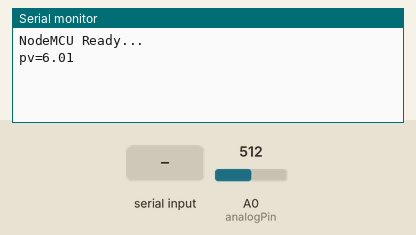
Recording of a sketch running on a simulated ESP8266 (NodeMCU). Parts: the last lines printed to the serial monitor. The test bench sets the inputs (shaded band); at power-on: A0 (analogPin) = 512.

Above: at 1.2 s.
1.3 s: "WiFi connected!\n" received over Serial
At 1.9 s:
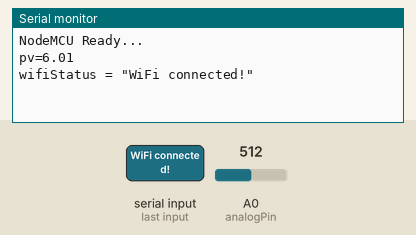
2.8 s: "IP address:\n" received over Serial
At 2.96 s:
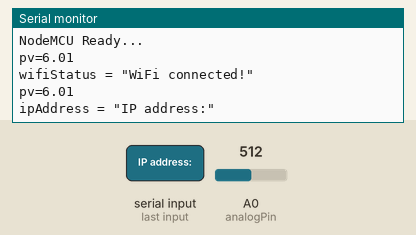
4.3 s: "{\n" received over Serial
At 4.9 s:
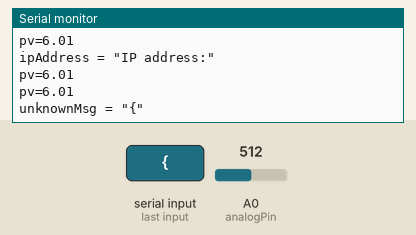
5.8 s: "}\n" received over Serial
At 5.96 s:
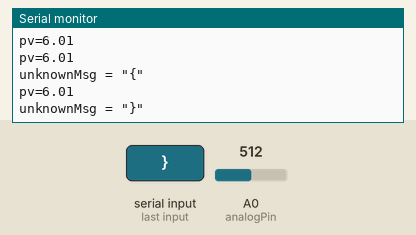
7.3 s: "Error code:\n" received over Serial
At 7.9 s:
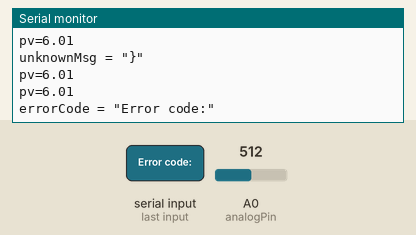
8.8 s: "Camera\n" received over Serial
At 8.96 s:
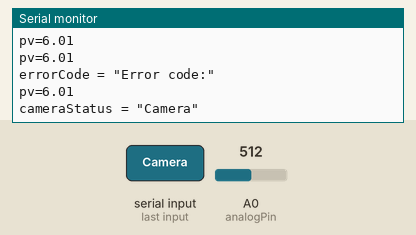

Measured:
- after the input at 1.3 s, the serial monitor: prints a new line at once (image 1)
- after the input at 2.8 s, the serial monitor: prints a new line at once (image 2)
- after the input at 4.3 s, the serial monitor: prints a new line at once (image 3)
- after the input at 5.8 s, the serial monitor: prints a new line at once (image 4)
- after the input at 7.3 s, the serial monitor: prints a new line at once (image 5)
- after the input at 8.8 s, the serial monitor: prints a new line at once (image 6)

The sketch:

node_mcu.ino
```cpp
String wifiStatus = "";
String serverResponse = "";
String errorCode = "";
String cameraStatus = "";
String ipAddress = "";
String unknownMsg = "";
String predictionValue = "";

bool awaitingJson = false;  // flag to combine server response lines

// ---- ADC Config ----
const int analogPin = A0;   // NodeMCU analog input pin
float batteryVoltage = 0.0;
float powerValue = 0.0;
unsigned long lastSendTime = 0;
const unsigned long sendInterval = 1000; // send every 2 seconds

// ---- ADC calibration (NodeMCU ESP8266) ----
// A0 reads 0–1.0 V, returns 0–1023
// If you use a voltage divider for higher battery voltages,
// adjust this constant accordingly.
const float maxBatteryVoltage = 12.0;   // example: 12V battery with divider scaling to 1.0V
const float adcReference = 1023.0;      // 10-bit ADC max value

void setup() {
  Serial.begin(115200);   // USB Serial Monitor / UART to ESP32-CAM
  Serial.println("NodeMCU Ready...");
}

void loop() {
  // ---- Handle messages coming from ESP32-CAM ----
  if (Serial.available()) {
    String msg = Serial.readStringUntil('\n');
    msg.trim();

    if (msg.indexOf("WiFi connected!") >= 0) {
      wifiStatus = msg;
      Serial.print("wifiStatus = \"");
      Serial.print(wifiStatus);
      Serial.println("\"");
    }
    else if (msg.startsWith("IP address:")) {
      ipAddress = msg;
      Serial.print("ipAddress = \"");
      Serial.print(ipAddress);
      Serial.println("\"");
    }
    else if (msg.indexOf("Server response:") >= 0) {
      awaitingJson = true;  // expect JSON next
      serverResponse = msg;
    }
    else if (awaitingJson && msg.startsWith("{")) {
      serverResponse += " " + msg;

      int predIndex = msg.indexOf("\"prediction\":");
      if (predIndex >= 0) {
        predIndex += 13;
        int endIndex = msg.indexOf("}", predIndex);
        if (endIndex == -1) endIndex = msg.length();
        predictionValue = msg.substring(predIndex, endIndex);
        predictionValue.trim();
        Serial.print("predictionValue = \"");
        Serial.print(predictionValue);
        Serial.println("\"");
      }

      Serial.print("serverResponse = \"");
      Serial.print(serverResponse);
      Serial.println("\"");
      awaitingJson = false;
    }
    else if (msg.indexOf("Error code:") >= 0) {
      errorCode = msg;
      Serial.print("errorCode = \"");
      Serial.print(errorCode);
      Serial.println("\"");
    }
    else if (msg.indexOf("Camera") >= 0) {
      cameraStatus = msg;
      Serial.print("cameraStatus = \"");
      Serial.print(cameraStatus);
      Serial.println("\"");
    }
    else {
      unknownMsg = msg;
      Serial.print("unknownMsg = \"");
      Serial.print(unknownMsg);
      Serial.println("\"");
    }
  }

  // ---- Periodically calculate and send power ----
  unsigned long currentMillis = millis();
  if (currentMillis - lastSendTime >= sendInterval) {
    lastSendTime = currentMillis;

    int adcValue = analogRead(analogPin);  // 0–1023
    batteryVoltage = (adcValue / adcReference) * maxBatteryVoltage;  // scaled battery voltage
    powerValue = batteryVoltage * 1.0;     // P = V * I, I = 1A constant

    // format as pv=<powerValue>
    String pvMessage = "pv=" + String(powerValue, 2);  // 2 decimals
    Serial.println(pvMessage);  // send to ESP32-CAM

  }
}
```
